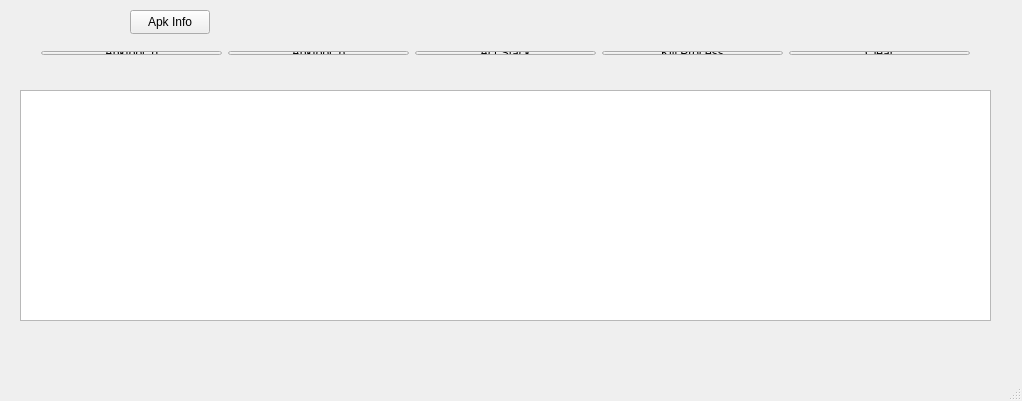
<?xml version="1.0" encoding="UTF-8"?>
<ui version="4.0">
 <class>MainWindow</class>
 <widget class="QMainWindow" name="MainWindow">
  <property name="geometry">
   <rect>
    <x>0</x>
    <y>0</y>
    <width>1022</width>
    <height>401</height>
   </rect>
  </property>
  <property name="windowTitle">
   <string>MainWindow</string>
  </property>
  <property name="toolTip">
   <string>&lt;html&gt;&lt;head/&gt;&lt;body&gt;&lt;p&gt;test&lt;/p&gt;&lt;/body&gt;&lt;/html&gt;</string>
  </property>
  <property name="whatsThis">
   <string>&lt;html&gt;&lt;head/&gt;&lt;body&gt;&lt;p&gt;test&lt;/p&gt;&lt;/body&gt;&lt;/html&gt;</string>
  </property>
  <widget class="QWidget" name="centralWidget">
   <widget class="QTextBrowser" name="textBrowser">
    <property name="geometry">
     <rect>
      <x>20</x>
      <y>90</y>
      <width>971</width>
      <height>231</height>
     </rect>
    </property>
    <property name="toolTip">
     <string>&lt;html&gt;&lt;head/&gt;&lt;body&gt;&lt;p&gt;test&lt;/p&gt;&lt;/body&gt;&lt;/html&gt;</string>
    </property>
    <property name="whatsThis">
     <string>&lt;html&gt;&lt;head/&gt;&lt;body&gt;&lt;p&gt;&lt;br/&gt;&lt;/p&gt;&lt;/body&gt;&lt;/html&gt;</string>
    </property>
   </widget>
   <widget class="QPushButton" name="apkInfo_pushButton">
    <property name="geometry">
     <rect>
      <x>130</x>
      <y>10</y>
      <width>80</width>
      <height>24</height>
     </rect>
    </property>
    <property name="text">
     <string>Apk Info</string>
    </property>
   </widget>
   <widget class="QWidget" name="">
    <property name="geometry">
     <rect>
      <x>30</x>
      <y>40</y>
      <width>951</width>
      <height>26</height>
     </rect>
    </property>
    <property name="toolTip">
     <string>test</string>
    </property>
    <layout class="QGridLayout" name="gridLayout">
     <item row="0" column="0">
      <widget class="QPushButton" name="apktoolDecode_pushButton">
       <property name="toolTip">
        <string>test</string>
       </property>
       <property name="text">
        <string>Apktool_d</string>
       </property>
      </widget>
     </item>
     <item row="0" column="1">
      <widget class="QPushButton" name="apktoolBuild_pushButton">
       <property name="toolTip">
        <string>test</string>
       </property>
       <property name="text">
        <string>Apktool_b</string>
       </property>
      </widget>
     </item>
     <item row="0" column="2">
      <widget class="QPushButton" name="actStack_pushButton">
       <property name="toolTip">
        <string>test</string>
       </property>
       <property name="text">
        <string>Act Stack</string>
       </property>
      </widget>
     </item>
     <item row="0" column="3">
      <widget class="QPushButton" name="killProcess_pushButton">
       <property name="toolTip">
        <string>test</string>
       </property>
       <property name="text">
        <string>Kill Process</string>
       </property>
      </widget>
     </item>
     <item row="0" column="4">
      <widget class="QPushButton" name="clear_pushButton">
       <property name="toolTip">
        <string>test</string>
       </property>
       <property name="text">
        <string>Clear</string>
       </property>
      </widget>
     </item>
    </layout>
   </widget>
  </widget>
  <widget class="QStatusBar" name="statusBar"/>
  <widget class="QMenuBar" name="menuBar">
   <property name="geometry">
    <rect>
     <x>0</x>
     <y>0</y>
     <width>1022</width>
     <height>24</height>
    </rect>
   </property>
  </widget>
 </widget>
 <layoutdefault spacing="6" margin="11"/>
 <tabstops>
  <tabstop>apktoolBuild_pushButton</tabstop>
  <tabstop>actStack_pushButton</tabstop>
  <tabstop>clear_pushButton</tabstop>
  <tabstop>textBrowser</tabstop>
 </tabstops>
 <resources/>
 <connections/>
</ui>
